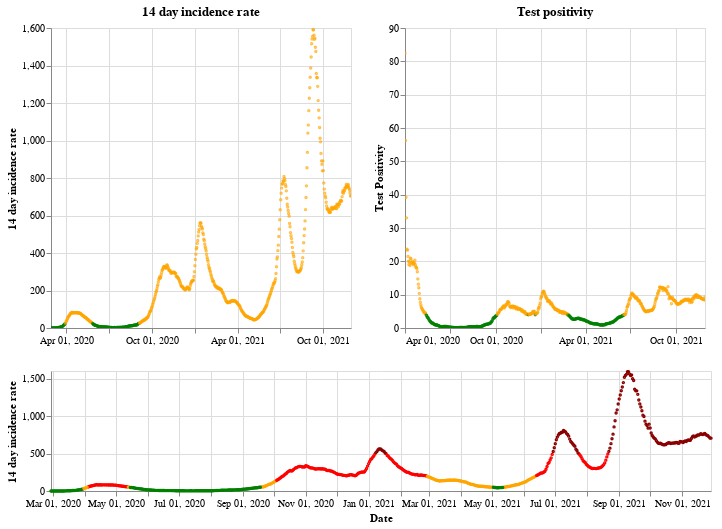

Here is the notebook cell this chart was saved with:
### Markdown cell above
## Scotland

### Code cell
plot_traffic_light('Scotland')

### Figure 1 — Vega-Lite specification as saved in the notebook (floating-point values rounded to 4 significant figures; data arrays with more than 128 entries replaced by an {"elided": "..."} marker saying what was removed)
{"config": {"view": {"continuousWidth": 400, "continuousHeight": 300}}, "vconcat": [{"hconcat": [{"mark": {"type": "point", "size": 2}, "encoding": {"color": {"condition": {"value": "green", "test": "(datum.twoWeeklyCasesRate <= 25)"}, "value": "orange"}, "tooltip": [{"type": "nominal", "field": "areaName"}, {"type": "temporal", "field": "date"}, {"type": "quantitative", "field": "twoWeeklyCasesRate"}, {"type": "quantitative", "field": "testPositivity"}], "x": {"type": "temporal", "axis": {"title": ""}, "field": "date", "scale": {"domain": {"selection": "DateBrush"}}, "timeUnit": "yearmonthdate"}, "y": {"type": "quantitative", "axis": {"title": "14 day incidence rate"}, "field": "twoWeeklyCasesRate"}}, "title": "14 day incidence rate", "width": 300}, {"mark": {"type": "point", "size": 2}, "encoding": {"color": {"condition": {"value": "green", "test": "(datum.testPositivity <= 4)"}, "value": "orange"}, "tooltip": [{"type": "nominal", "field": "areaName"}, {"type": "temporal", "field": "date"}, {"type": "quantitative", "field": "twoWeeklyCasesRate"}, {"type": "quantitative", "field": "testPositivity"}], "x": {"type": "temporal", "axis": {"title": ""}, "field": "date", "scale": {"domain": {"selection": "DateBrush"}}, "timeUnit": "yearmonthdate"}, "y": {"type": "quantitative", "axis": {"title": "Test Positivity"}, "field": "testPositivity"}}, "title": "Test positivity", "width": 300}]}, {"layer": [{"mark": {"type": "point", "size": 2}, "encoding": {"color": {"condition": {"value": "orange", "test": "(((datum.testPositivity < 4) && (datum.twoWeeklyCasesRate >= 50)) && (datum.twoWeeklyCasesRate < 200))"}, "value": "red"}, "opacity": {"condition": {"value": 1, "test": "((datum.twoWeeklyCasesRate >= 50) && (datum.twoWeeklyCasesRate < 500))"}, "value": 0}, "tooltip": [{"type": "nominal", "field": "areaName"}, {"type": "temporal", "field": "date"}, {"type": "quantitative", "field": "twoWeeklyCasesRate"}, {"type": "quantitative", "field": "testPositivity"}], "x": {"type": "temporal", "axis": {"title": "Date"}, "field": "date", "timeUnit": "yearmonthdate"}, "y": {"type": "quantitative", "axis": {"title": "14 day incidence rate"}, "field": "twoWeeklyCasesRate"}}, "selection": {"DateBrush": {"type": "interval", "encodings": ["x"], "fields": ["Time"]}}}, {"mark": {"type": "point", "size": 2}, "encoding": {"color": {"value": "darkred"}, "opacity": {"condition": {"value": 1, "test": "(datum.twoWeeklyCasesRate >= 500)"}, "value": 0}, "tooltip": [{"type": "nominal", "field": "areaName"}, {"type": "temporal", "field": "date"}, {"type": "quantitative", "field": "twoWeeklyCasesRate"}, {"type": "quantitative", "field": "testPositivity"}], "x": {"type": "temporal", "axis": {"title": "Date"}, "field": "date", "timeUnit": "yearmonthdate"}, "y": {"type": "quantitative", "axis": {"title": "14 day incidence rate"}, "field": "twoWeeklyCasesRate"}}}, {"mark": {"type": "point", "size": 2}, "encoding": {"color": {"condition": {"value": "green", "test": "((datum.testPositivity < 4) && (datum.twoWeeklyCasesRate < 50))"}, "value": "orange"}, "opacity": {"condition": {"value": 1, "test": "(datum.twoWeeklyCasesRate < 50)"}, "value": 0}, "tooltip": [{"type": "nominal", "field": "areaName"}, {"type": "temporal", "field": "date"}, {"type": "quantitative", "field": "twoWeeklyCasesRate"}, {"type": "quantitative", "field": "testPositivity"}], "x": {"type": "temporal", "axis": {"title": "Date"}, "field": "date", "timeUnit": "yearmonthdate"}, "y": {"type": "quantitative", "axis": {"title": "14 day incidence rate"}, "field": "twoWeeklyCasesRate"}}}], "height": 120, "width": 660}], "data": {"name": "data-f151fcd78148c7f0fc955d8d7b6844cb"}, "$schema": "https://vega.github.io/schema/vega-lite/v4.8.1.json", "datasets": {"data-f151fcd78148c7f0fc955d8d7b6844cb": {"elided": "641 records"}}}
